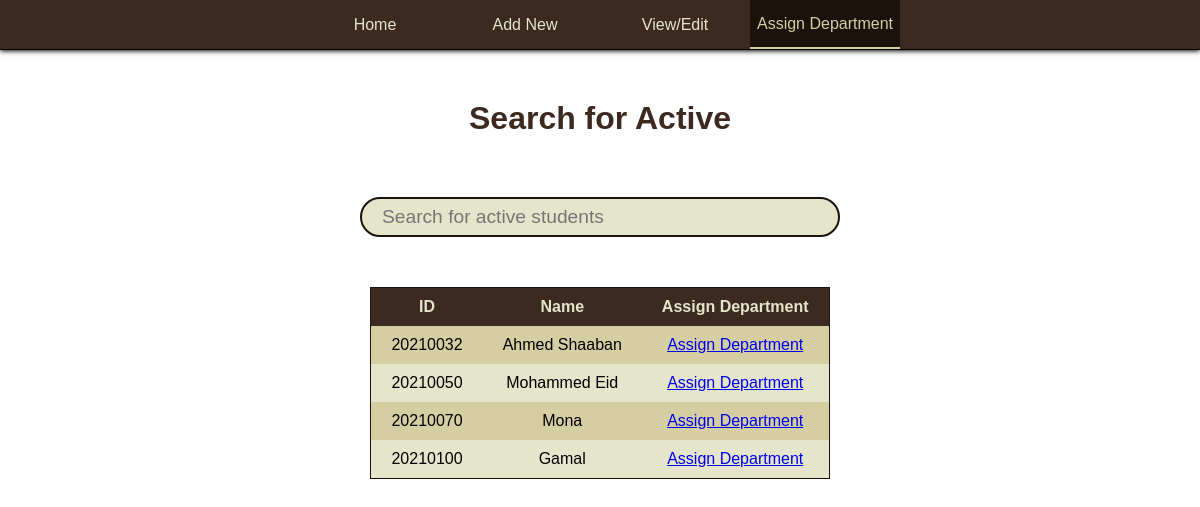
Page /search_active/ on the committed database.
### manage_studs/models.py (models this page shows)
class Stud(models.Model):
    id = models.CharField(max_length=10, primary_key=True)
    name = models.CharField(max_length=100)
    email = models.EmailField(max_length=100, unique=True)
    phone = models.CharField(max_length=11, unique=True)
    dob = models.DateField()
    gender = models.CharField(max_length=10)
    gpa = models.FloatField()
    level = models.IntegerField()
    dept = models.CharField(max_length=10)
    status = models.CharField(max_length=10)

### manage_studs/views.py (the view)
# urls.py: path('search_active/', views.search_active, name='search_active'),
def search_active(request):
  entry = request.GET.get('search', '')
  return render(request, 'manage_studs/search_active.html', {'list_studs': list(Stud.objects.values('id', 'name').filter(name__contains=entry, status='active').order_by('id'))})

### manage_studs/templates/manage_studs/search_active.html (shortened to what this page needs)
{% load static %}
<!DOCTYPE html>
<html lang="en">
<head>
  <link rel="stylesheet" href="{% static 'manage_studs/css/search_active.css' %}">
</head>
<body>
  {% include 'manage_studs/nav.html' with pid=4 %}
  <h1>Search for Active</h1>
  <form name="search_form" id="search_form" class="" action="." method="GET">
    <input type="search" name="search" id="search" class="search" placeholder="Search for active students">
  </form>
  <table id="table" class="table">
    <thead>
      <tr>
        <th>ID</th>
        <th>Name</th>
        <th>Assign Department</th>
      </tr>
    </thead>
    <tbody>
      {% for stud in list_studs %}
        <tr>
          <td>{{ stud.id }}</td>
          <td>{{ stud.name }}</td>
          <td><a href="{% url 'manage_studs:assign_department' stud.id %}">Assign Department</a></td>
        </tr>
      {% endfor %}
    </tbody>
  </table>
</body>
</html>

### manage_studs/static/manage_studs/css/general.css (style rules this page uses)
:root { --background-color-darker: #1a120b; --background-color-lighter: #3c2a21; --color-darker: #d5cea3; --color-lighter: #e5e5cb; }
* { box-sizing: border-box; font-family: Arial, Helvetica, sans-serif; }
body { margin: 0; padding: 0; }
h1 { color: var(--background-color-lighter); text-align: center; margin: 50px 0 60px; }

### manage_studs/static/manage_studs/css/table.css (style rules this page uses)
.table { border: 1px solid var(--background-color-darker); margin: 20px auto; text-align: center; border-spacing: 0; }
.table thead { background-color: var(--background-color-lighter); color: var(--color-lighter); }
.table tr { height: 35px; }
.table tbody tr:nth-child(odd) { background-color: var(--color-darker); }
.table tbody tr:nth-child(even) { background-color: var(--color-lighter); }
.table td, .table th { padding: 10px 20px; }

### manage_studs/static/manage_studs/css/form.css (style rules this page uses)
.search { display: block; width: 40%; margin: 50px auto; background-color: var(--color-lighter); height: 40px; padding: 5px 20px; border-radius: 20px; font-size: 1.2rem; border: 2px solid var(--background-color-darker); }

### rows in the picture
Stud: id "20210032", name "Ahmed Shaaban"
Stud: id "20210050", name "Mohammed Eid"
Stud: id "20210070", name "Mona"
Stud: id "20210100", name "Gamal"
